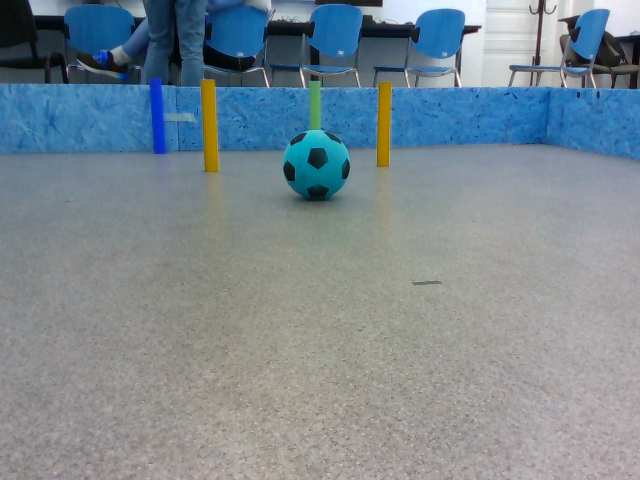
#> input picture ball_images/obr2.png, 640 x 480 px
$ python yellow_reading.py
#> lines starting #> are read from the running program, lines starting #| are printed output that depends on the picture; after the words box and inside, x2 and y2 are one past the last pixel; in counts of white or black regions, pixels touching at a corner belong together
### image_seg.py
## File with funcitons used for image segmentation
import cv2
import numpy as np

# color table [lower,higher] boundary for bright and dark conditions
color_table_bright = {
    "green" : [
        np.array([35, 80, 80]),
        np.array([85, 255, 255])
        ],
    "blue" : [
        np.array([78, 130, 80]),
        np.array([138, 255, 255])],
    "red" : [
        np.array([0, 100, 100]),
        np.array([8, 255, 255]),
        np.array([172,100,100]),
        np.array([179,255,255])
        ],
}

color_table_dark = {
    "green" : [
        np.array([35, 50, 50]),
        np.array([85, 255, 255])
        ],
    "blue" : [
        np.array([78, 130, 50]),
        np.array([138, 255, 255])
        ],
    "red" : [
        np.array([0, 80, 65]),
        np.array([8, 255, 255]),
        np.array([172,80,65]),
        np.array([179,255,255])
        ],
}


def get_overall_bright(hsv):
    """
    function returns overall brigthnes of image
    from HSV color space
    """
    # add up all the pixel values in V channel
    value = np.sum(hsv[:,:, 2])
    # multiply height and width
    pxl = hsv.shape[0] * hsv.shape[1]
    average_value = round(value/pxl,3)
    return average_value

# [10 lines left out: function gamma_correction, not called in this run]


def clear_mask(mask, r, c, x_len, y_len):
    """
    clearing mask
    should only be called if the item should not be segmented
    """
    for i in range(y_len):
        for j in range(x_len):
            mask[r + i][c + j] = 0

# [8 lines left out: function is_tube, not called in this run]


def check_prop_circle(x_len, y_len):
    """
    checks if the item is circle shaped based on width and length
    return true if it is NOT
    """
    return max(x_len,y_len)/min(x_len,y_len) > 2

def check_rect_circ(rect_wid, rect_len, circ_r):
    """
    checks if the area of minimal enclosing circle
    is smaller than area of minimal enclosing rectangle
    returns true if it is
    """
    return 1.15 * rect_len*rect_wid > np.pi * (circ_r**2)

# [27 lines left out: function masking_img, not called in this run]

### objects.py
# Working with objects and their purpouse
import math as m
import numpy as np
import copy as cp
ball = 1
goal = 2
barrier = 3

class Object():
    def __init__(self, color, im_center_x, im_center_y, pc):
        self.color = color
        # position of center of the object in the picture
        self.im_center_pos = [im_center_x, im_center_y]
        self.coords_2D = None

        if len(pc) > 0:
            # position of the center in point cloud
            self.pc_pos = self.map_to_pc(im_center_x, im_center_y, pc)
        else:
            self.pc_pos = None

    def __repr__(self):
        return f"{self.color}, im_center: {self.im_center_pos}, point_cloud: {self.pc_pos}, 2D: {self.coords_2D}\n"

    # [15 lines left out: function trasform_pos_pc2ref, not called in this run]

    def has_coords_2D(self):
        return self.coords_2D != None

    # [25 lines left out: function map_to_pc, not called in this run]


### yellow_reading.py
# from robolab_turtlebot import Turtlebot, Rate, get_time

# from robolab_turtlebot import Turtlebot
import numpy as np
import cv2
import image_seg as im
import objects as obj
# turtle = Turtlebot()


# img = turtle.get_rgb_image()
def ball_segmentation(hsv, avg_bright, point_c):

    # Creating sets for yellow color

    if avg_bright < 120:
        lower_yellow = np.array([18, 50, 50])
        upper_yellow = np.array([30, 255, 255])
    else:
        # Chnged thresh holds from 20,30
        lower_yellow = np.array([22, 80, 80])
        upper_yellow = np.array([28, 255, 255])

    # Masking yellow - where it is in bounds -> sets 1
    mask = cv2.inRange(hsv, lower_yellow, upper_yellow)


    # Doing bitwise AND between img and mask -> getting yellow parts of the img
    # yellow_regions = cv2.bitwise_and(img,img, mask= mask)
    out = cv2.connectedComponentsWithStats(mask)
    # print(out[0], "\n --next-- \n",out[2], "\n --next-- \n", out[3])
    # Getting countours


    for i in range(1, len(out[2])):
        c, r, x_len, y_len, area = out[2][i]
        if ((area < 500) or (r + y_len < 80)):
            pass
            im.clear_mask(mask, r, c, x_len, y_len)
        elif ( im.check_prop_circle(x_len, y_len)):
            im.clear_mask(mask, r, c, x_len, y_len)


    out = cv2.connectedComponentsWithStats(mask)

    contours, hierarchy = cv2.findContours(mask, cv2.RETR_EXTERNAL, cv2.CHAIN_APPROX_NONE)

    # Find the convex hull object for each contour
    hull_list = []
    ball = None
    for i in range(len(contours)):
        c, r, x_len, y_len, area = out[2][-i-1]
        hull = cv2.convexHull(contours[i])
        rect = cv2.boundingRect(contours[i])
        rect_length, rect_width = rect[3], rect[2]
        circ = cv2.minEnclosingCircle(contours[i])
        circ_r = circ[1]
        if im.check_rect_circ(rect_width, rect_length, circ_r):
            x,y  = out[3][-i-1]
            hull_list.append(hull)
            ball = obj.Object("yellow", x ,y, point_c)
        else:
            im.clear_mask(mask, r, c, x_len, y_len)
            pass

    # [17 lines of commented-out code are left out]
    return mask, ball


##  ISSUES
# Ball is too close to the robot - half of it is seen, cannot find it - 17, 18, 56
# Ball is behind a tube, its is halved on photo, so it is refused due to height and width ratio - 24, 32, 35, 43,
# Sometimes there is distortion around the ball, it breaks its parameters of counters and it is refused due to being too much rectangle - 29, 55, 19
# If there is not enough light in the room, threshhold is fucked. --  lower_yellow = np.array([18, 50, 50]) this works for lower light level -58, 45, 46, 49,

if __name__ == '__main__':
    img = cv2.imread("ball_images/obr2.png")
#> img is the input picture: shape (480, 640, 3); mean B, G, R 145.4, 137.1, 123.2
    avg_bright = im.get_overall_bright(img)
#> in get_overall_bright, `value = np.sum(hsv[:,:, 2])`: value = 37862058
#> in get_overall_bright, `average_value = round(value/pxl,3)`: average_value = 123.2
#> avg_bright = 123.2
    hsv = cv2.cvtColor(img, cv2.COLOR_RGB2HSV)
#> hsv: shape (480, 640, 3); mean H, S, V 62.6, 57.3, 150.7
    print(avg_bright)
#| 123.249
    ball_segmentation(hsv, avg_bright, point_c=[])
#> in ball_segmentation, `mask = cv2.inRange(hsv, lower_yellow, upper_yellow)`:
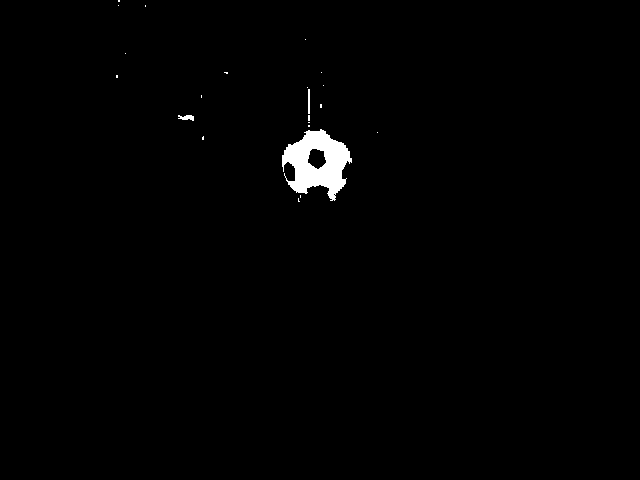
#> mask: shape (480, 640); 0.98% white; 22 white regions (19 under 20 px), largest, box (x1, y1, x2, y2) and area: (282, 129, 352, 201) 2820, (178, 115, 194, 121) 64, (308, 89, 310, 114) 50
#> the loop in ball_segmentation, `for i in range(1, len(out[2])):` made 22 passes
#> (c, r, x_len, y_len, area) on passes 11, 14, 18: (308, 89, 2, 25, 50), (178, 115, 16, 6, 64), (282, 129, 70, 72, 2820)
#> after the loop in ball_segmentation, `for i in range(1, len(out[2])):`:
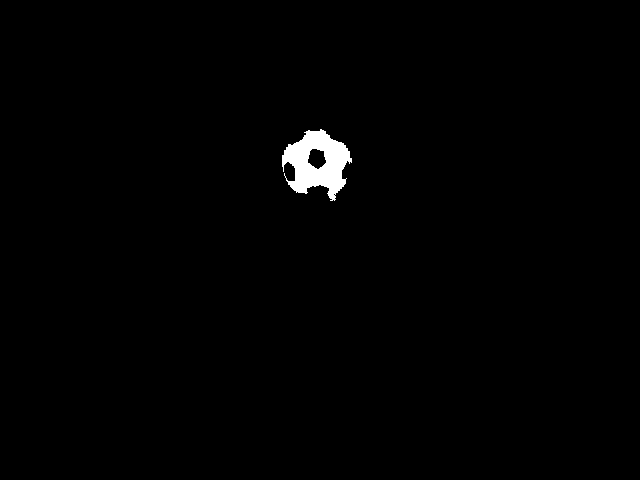
#> mask: shape (480, 640); 0.92% white; 1 white region
#> in ball_segmentation, `contours, hierarchy = cv2.findContours(mask, cv2.RETR_EXTERNAL, cv2.CH..`: contours = 1 contour; box (x1, y1, x2, y2) and area: (282, 129, 352, 201) 2928
#> the loop in ball_segmentation, `for i in range(len(contours)):` made 1 pass
#> (c, r, x_len, y_len, area, rect_length, rect_width, circ) on pass 1: (282, 129, 70, 72, 2820, 72, 70, ((317.8, 166.2), 37.49))
#> after the loop in ball_segmentation, `for i in range(len(contours)):`: hull_list = 1 contour; box (x1, y1, x2, y2) and area: (282, 129, 352, 201) 3690

$ run again, with ball_images/11_rgb.png copied over ball_images/obr2.png
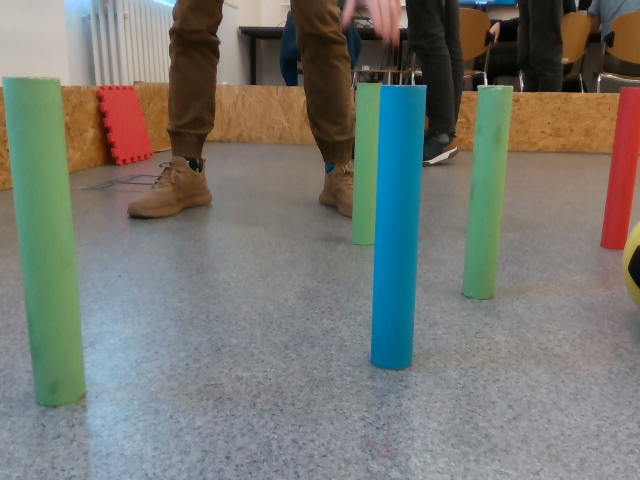
#> input picture ball_images/11_rgb.png, 640 x 480 px
#> img is the input picture: shape (480, 640, 3); mean B, G, R 112.8, 119, 117.8
#> value = 36185409
#> average_value = 117.8
#> hsv: shape (480, 640, 3); mean H, S, V 69, 67.5, 133.8
#| 117.791
#> in ball_segmentation, `mask = cv2.inRange(hsv, lower_yellow, upper_yellow)`:
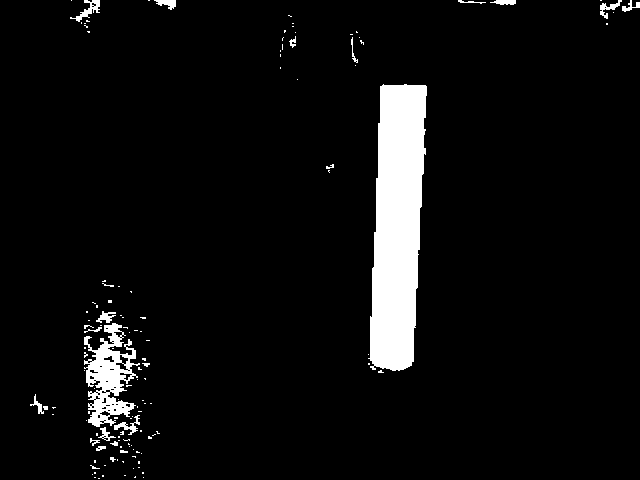
#> mask: shape (480, 640); 5.7% white; 129 white regions (108 under 20 px), largest, box (x1, y1, x2, y2) and area: (368, 84, 427, 371) 12826, (84, 323, 140, 427) 2792, (70, 0, 100, 22) 214
#> the loop in ball_segmentation, `for i in range(1, len(out[2])):` made 129 passes
#> (c, r, x_len, y_len, area) on passes 2, 4, 5, 6, 8, 9, 25, 26: (70, 0, 30, 22, 214), (154, 0, 22, 10, 125), (458, 0, 28, 4, 44), (490, 0, 26, 5, 98), (600, 0, 22, 19, 141), (622, 0, 18, 12, 88), (289, 36, 7, 12, 41), (351, 37, 7, 26, 49)
#> after the loop in ball_segmentation, `for i in range(1, len(out[2])):`:
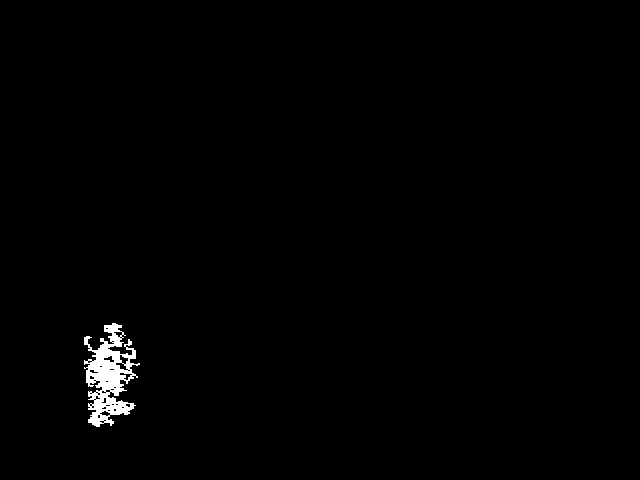
#> mask: shape (480, 640); 0.91% white; 1 white region
#> contours = 1 contour; box (x1, y1, x2, y2) and area: (84, 323, 140, 427) 2778
#> the loop in ball_segmentation, `for i in range(len(contours)):` made 1 pass
#> (c, r, x_len, y_len, area, rect_length, rect_width, circ) on pass 1: (84, 323, 56, 104, 2782, 104, 56, ((105.5, 374.5), 52.37))
#> after the loop in ball_segmentation, `for i in range(len(contours)):`: hull_list = []
